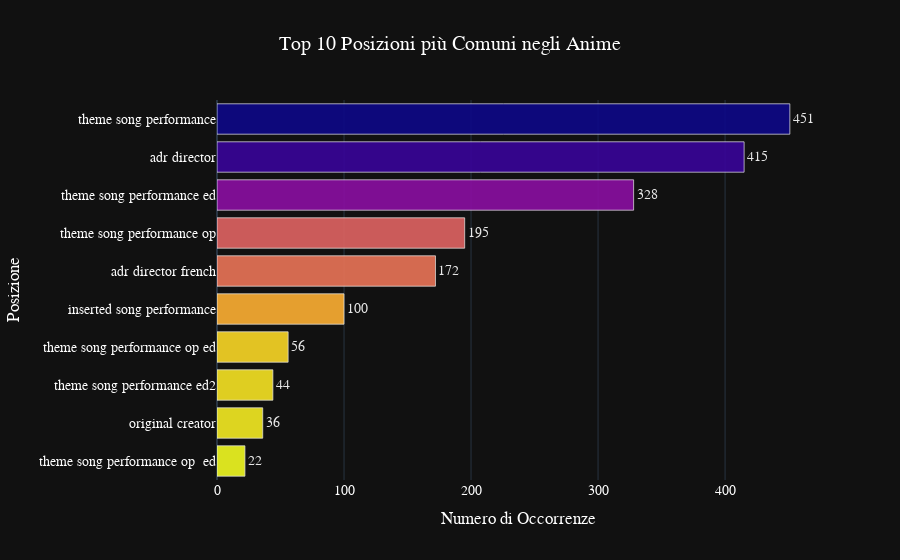

The cell this chart's notebook holds for it:
### Markdown cell above
## Chi c'è dietro la realizzazione di un anime?
Vogliamo anaalizzare più approfonditamente chi sono le persone che lavorano alla realizzazione dei contenuti, di cosa si occupano dove vivono, quanti anni hanno e via dicendo.
Partiamo analizzando quali sono i **ruoli** necessari alla produzione di un anime:

### Code cell
# 1. Preparazione dei dati: ottieni le prime 10 posizioni
top_positions = personVW_df['position'].value_counts().head(10).reset_index()
top_positions.columns = ['Posizione', 'Conteggio']

# Ordina i dati per il conteggio in modo decrescente, così le barre sono ordinate
top_positions = top_positions.sort_values('Conteggio', ascending=True)

# 2. Creazione del grafico a barre orizzontali moderno
plt = px.bar(
    top_positions, 
    y='Posizione',               # L'asse Y avrà le posizioni
    x='Conteggio',               # L'asse X avrà i conteggi
    text='Conteggio',            # Mostra il numero accanto alle barre
    orientation='h',             # Rendi le barre orizzontali
    color='Conteggio',           # Colora le barre in base al valore
    color_continuous_scale=px.colors.sequential.Plasma_r, # Una palette moderna (sfumature calde)
    template='plotly_dark',      # Sfondo scuro per un look moderno
    title='Top 10 Posizioni più Comuni negli Anime'
)

# 3. Rifiniture di design per un look pulito e interattivo
plt.update_layout(
    xaxis_title="Numero di Occorrenze",
    yaxis_title="Posizione",
    font=dict(family="Arial", size=14, color="white"), # Testo bianco per contrasto
    title_x=0.5,                                      # Centra il titolo
    coloraxis_showscale=False                         # Nascondi la legenda del colore per pulizia
)

# Aggiorna le tracce per un effetto "glassmorphism" o "soft"
plt.update_traces(
    textposition='outside',                           # Metti il testo fuori dalle barre
    marker_line_color='rgba(255,255,255,0.7)',        # Bordo leggero e semi-trasparente
    marker_line_width=1,
    opacity=0.9,
    hovertemplate="<b>%{y}</b><br>Occorrenze: %{x}<extra></extra>" # Testo personalizzato al hover
)

plt.show()

### Figure 1 — Plotly figure (JSON) as saved in the notebook; plotly's stock layout.template omitted (floating-point values rounded to 4 significant figures)
{"data": [{"hovertemplate": "<b>%{y}</b><br>Occorrenze: %{x}<extra></extra>", "legendgroup": "", "marker": {"color": [22, 36, 44, 56, 100, 172, 195, 328, 415, 451], "coloraxis": "coloraxis", "line": {"color": "rgba(255,255,255,0.7)", "width": 1}, "pattern": {"shape": ""}}, "name": "", "opacity": 0.9, "orientation": "h", "showlegend": false, "text": [22.0, 36.0, 44.0, 56.0, 100.0, 172.0, 195.0, 328.0, 415.0, 451.0], "textposition": "outside", "type": "bar", "x": [22, 36, 44, 56, 100, 172, 195, 328, 415, 451], "xaxis": "x", "y": ["theme song performance op  ed", "original creator", "theme song performance ed2", "theme song performance op ed", "inserted song performance", "adr director french", "theme song performance op", "theme song performance ed", "adr director", "theme song performance"], "yaxis": "y"}], "layout": {"barmode": "relative", "coloraxis": {"colorbar": {"title": {"text": "Conteggio"}}, "colorscale": [[0, "#f0f921"], [0.1111, "#fdca26"], [0.2222, "#fb9f3a"], [0.3333, "#ed7953"], [0.4444, "#d8576b"], [0.5556, "#bd3786"], [0.6667, "#9c179e"], [0.7778, "#7201a8"], [0.8889, "#46039f"], [1, "#0d0887"]], "showscale": false}, "font": {"color": "white", "family": "Arial", "size": 14}, "legend": {"tracegroupgap": 0}, "title": {"text": "Top 10 Posizioni più Comuni negli Anime", "x": 0.5}, "xaxis": {"anchor": "y", "domain": [0, 1], "title": {"text": "Numero di Occorrenze"}}, "yaxis": {"anchor": "x", "domain": [0, 1], "title": {"text": "Posizione"}}}}
